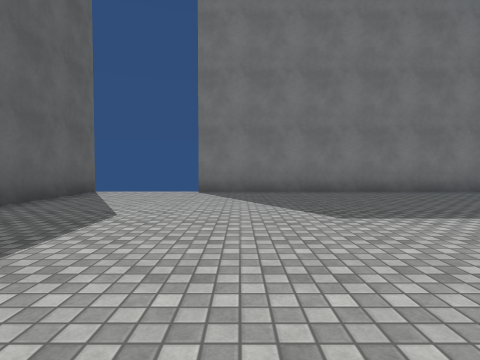
[1] (above)

22 first-person views from a walk through a Unity game level. The camera is 1.2 m above the floor, tilts 2° down and sees 80° across. The floor is counted in squares, 2 m on a side. Each view is taken from the middle of a square. On the plan, view 1 faces up. The plan holds only what a view shows up to about 9 squares ahead; the rest is blank. The place goes on beyond the plan. The player is left out. Surface patterns are stand-ins for the level's own textures.

[2]
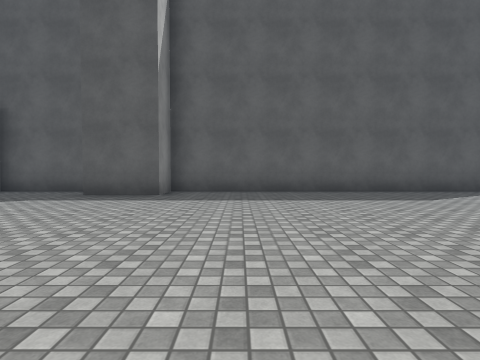

[3]
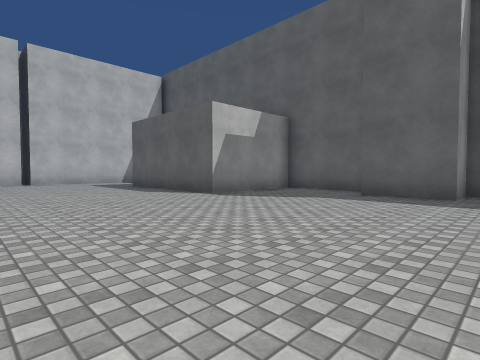

[4]
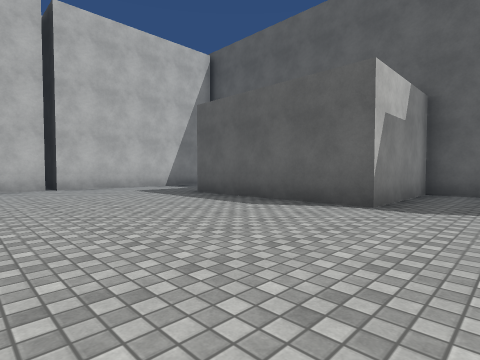

[5]
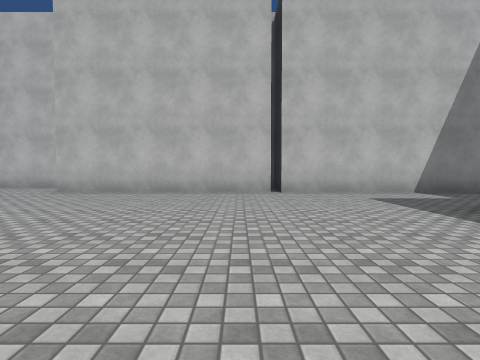

[6]
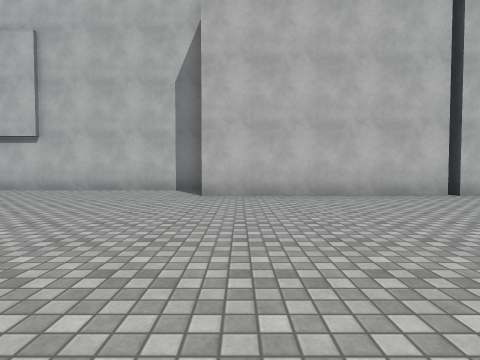

[7]
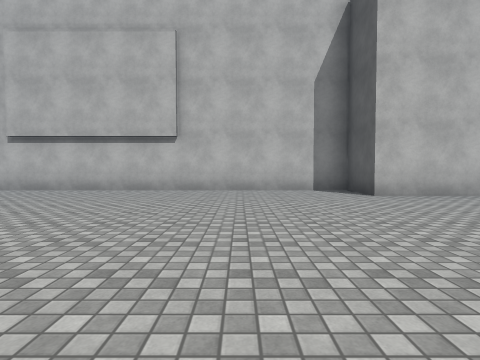

[8]
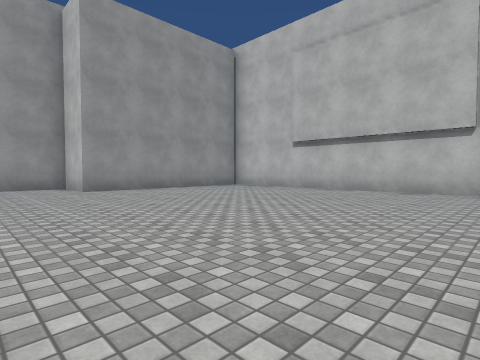

[9]
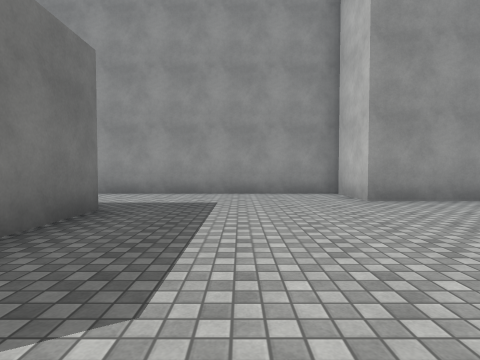

[10]
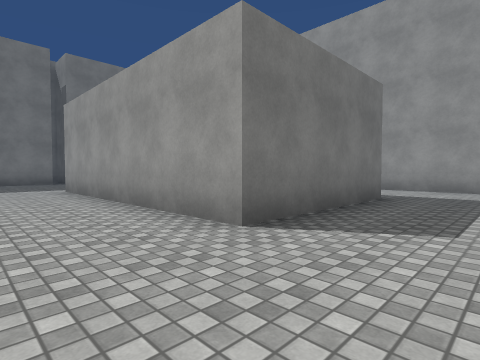

[11]
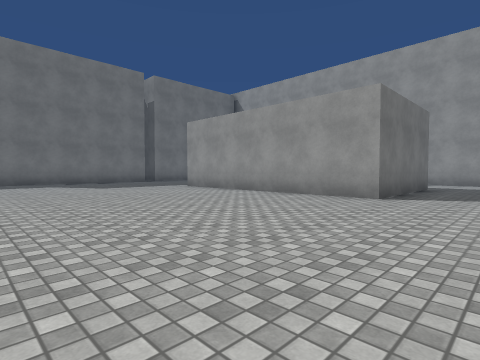

[12]
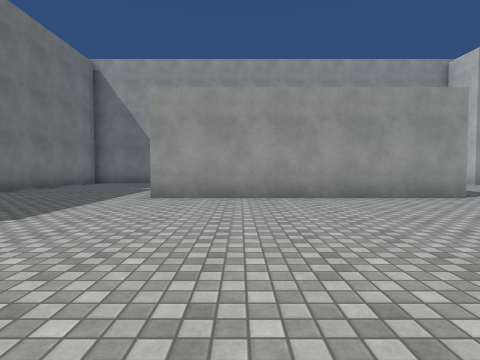

[13]
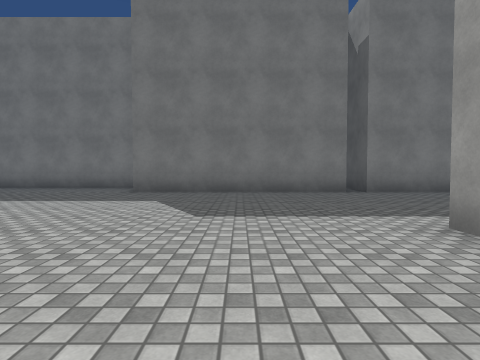

[14]
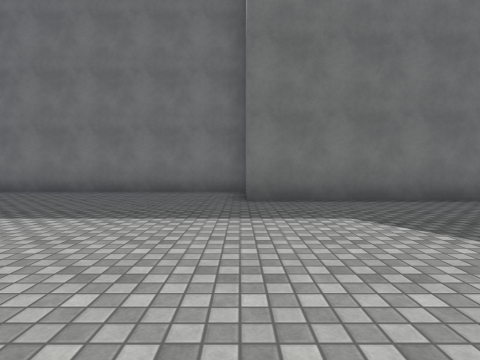

[15]
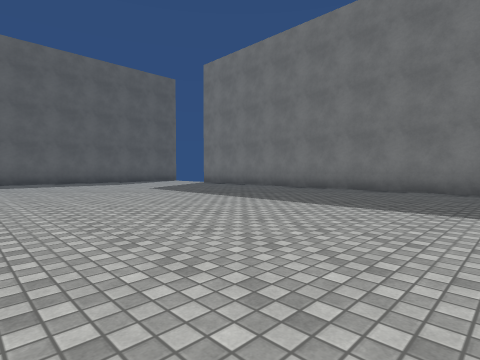

[16]
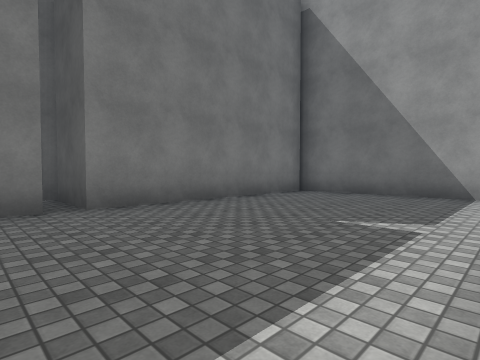

[17]
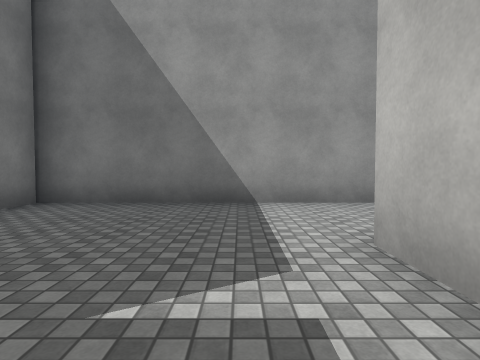

[18]
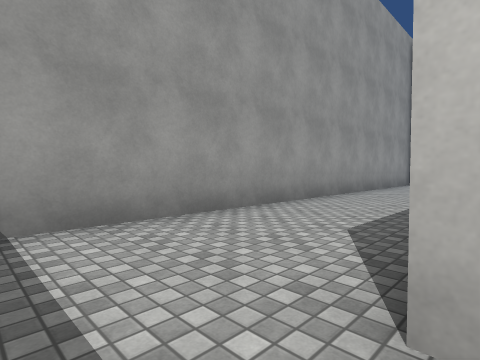

[19]
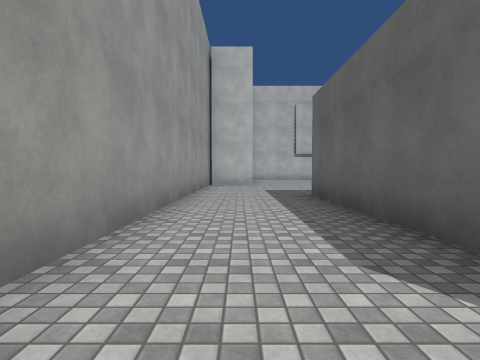

[20]
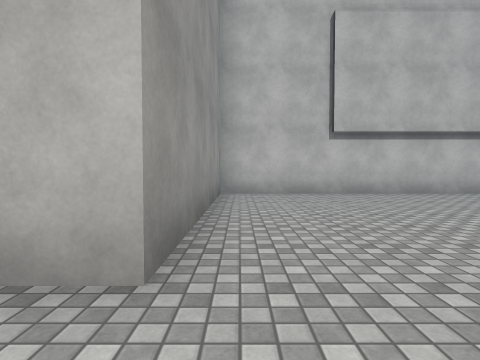

[21]
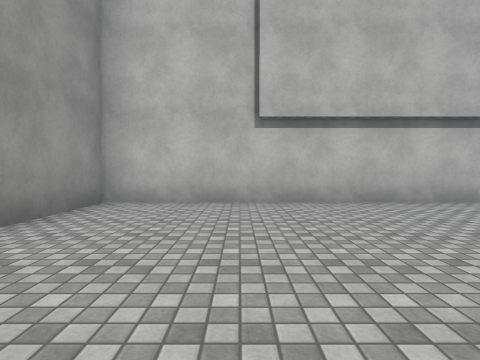

[22]
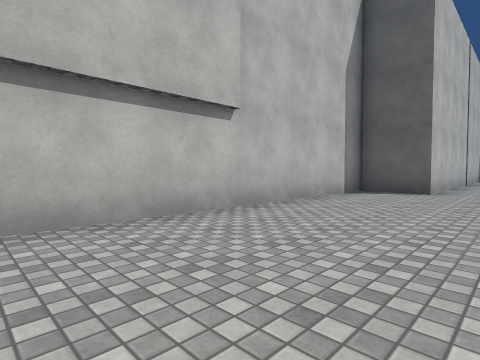

### Floor plan
Points are (right, up) in squares from view 1. A wall is a line through its corners. A room is listed if a view was taken in it or the views show most of it. See-through windows are left out.
Room 1 (views 1, 2, 3, 4, 5, 6, 7, 8, 9, 10, 11, 12, 13, 14, 15, 16, 17, 18, 19, 20, 21, 22)
walls: (18.2, 0.9) (19.4, 0.9); (19.3, -1) (19.3, -5.9) (15.2, -5.9) (15.2, 1); (10.2, 7.6) (-1.1, 7.6); (15.9, 5.6) (10.1, 5.6); (7.6, -16.3) (20.5, -16.3) (20.5, -10.5) (22.2, -10.5) (22.2, 5.6) (16.4, 5.6) (16.4, 7.4); (2.1, -14.6) (7.9, -14.6) (7.9, -16.2); (-4, -4.1) (-4, -6.7) (-0.7, -6.7) (-0.7, -11.4); (-3.5, -14.6) (1.9, -14.6); (-4, 8) (-4, -1.9) (-2.9, -1.9) (-2.9, -3.9)
ways out: gap at (-1, 8)

Positions as (right, up) in squares from view 1, and headings:
1: (0, 0), facing up
2: (4, 0), facing left
3: (4, -1), facing down-left
4: (4, -5), facing down-left
5: (3, -7), facing down
6: (7, -8), facing down
7: (11, -8), facing down
8: (12, -8), facing down-right
9: (15, -8), facing right
10: (13, -8), facing up-right
11: (9, -8), facing up-right
12: (9, -1), facing right
13: (13, -2), facing up
14: (10, 0), facing up
15: (10, -1), facing up-left
16: (15, 1), facing up-right
17: (17, 2), facing right
18: (19, 2), facing down-right
19: (21, 1), facing down
20: (20, -9), facing down
21: (18, -11), facing down
22: (16, -13), facing down-left
